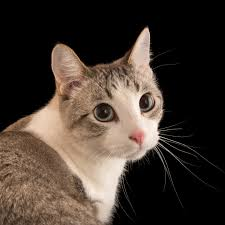
#> input picture Photos/1.jpeg, 225 x 225 px
$ python masking.py
#> lines starting #> are read from the running program, lines starting #| are printed output that depends on the picture; after the words box and inside, x2 and y2 are one past the last pixel; in counts of white or black regions, pixels touching at a corner belong together
import cv2 as cv
#masking allows us to focus on certain parts of the image
import numpy as np
img = cv.imread('Photos/1.jpeg')
#> img is the input picture: shape (225, 225, 3); mean B, G, R 48.5, 56.9, 68.2

blank = np.zeros(img.shape[:2], dtype='uint8')

cv.imshow('Cat', img)

mask=cv.circle(blank, (img.shape[1]//2 , img.shape[0]//2), 100, 255, -1)
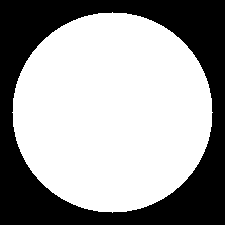
#> blank: shape (225, 225); 62.1% white; 1 black region, box (x1, y1, x2, y2) and area: (0, 0, 225, 225) 19208

masked_img = cv.bitwise_and(img,img,mask=mask)
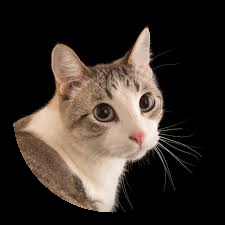
#> masked_img: shape (225, 225, 3); mean B, G, R 41, 47.6, 56.5
cv.waitKey(0)

$ run again, with Photos/2.jpeg copied over Photos/1.jpeg
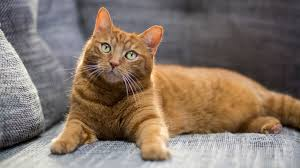
#> input picture Photos/2.jpeg, 300 x 168 px
#> img is the input picture: shape (168, 300, 3); mean B, G, R 104.1, 116.1, 132
#> `mask=cv.circle(blank, (img.shape[1]//2 , img.shape[0]//2), 100, 255, -1)`:
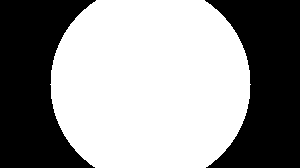
#> blank: shape (168, 300); 57.7% white; 2 black regions, box (x1, y1, x2, y2) and area: (0, 0, 96, 168) 10752, (205, 0, 300, 168) 10584
#> `masked_img = cv.bitwise_and(img,img,mask=mask)`:
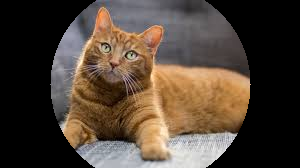
#> masked_img: shape (168, 300, 3); mean B, G, R 55.2, 66.9, 80.3

$ run again, with Photos/3.jpeg copied over Photos/1.jpeg
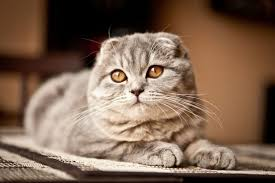
#> input picture Photos/3.jpeg, 275 x 183 px
#> img is the input picture: shape (183, 275, 3); mean B, G, R 82, 100.5, 125.8
#> `mask=cv.circle(blank, (img.shape[1]//2 , img.shape[0]//2), 100, 255, -1)`:
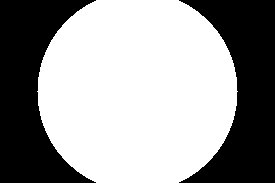
#> blank: shape (183, 275); 60.6% white; 2 black regions, box (x1, y1, x2, y2) and area: (0, 0, 96, 183) 9913, (179, 0, 275, 183) 9913
#> `masked_img = cv.bitwise_and(img,img,mask=mask)`:
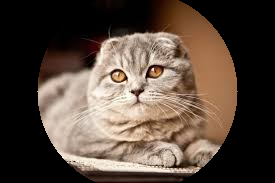
#> masked_img: shape (183, 275, 3); mean B, G, R 61.3, 72.4, 87.2

$ run again, with Photos/4.jpeg copied over Photos/1.jpeg
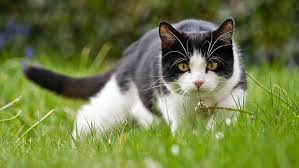
#> input picture Photos/4.jpeg, 299 x 168 px
#> img is the input picture: shape (168, 299, 3); mean B, G, R 68.4, 123.9, 111.7
#> `mask=cv.circle(blank, (img.shape[1]//2 , img.shape[0]//2), 100, 255, -1)`:
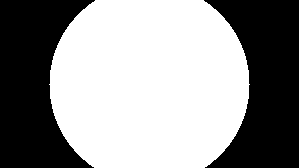
#> blank: shape (168, 299); 57.9% white; 2 black regions, box (x1, y1, x2, y2) and area: (0, 0, 95, 168) 10584, (204, 0, 299, 168) 10584
#> `masked_img = cv.bitwise_and(img,img,mask=mask)`:
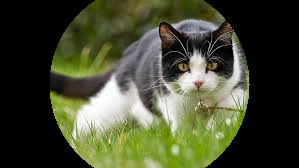
#> masked_img: shape (168, 299, 3); mean B, G, R 49.4, 73.5, 69.5
